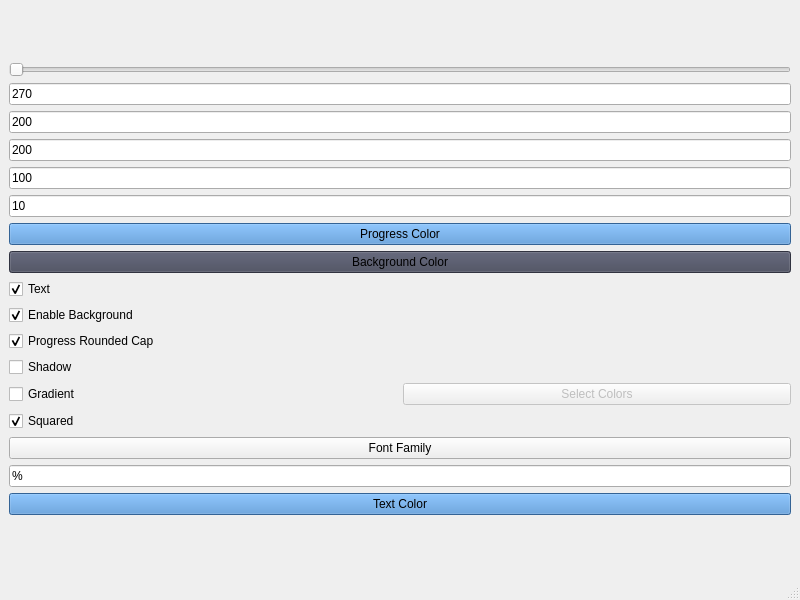
<?xml version="1.0" encoding="UTF-8"?>
<ui version="4.0">
 <class>MainWindow</class>
 <widget class="QMainWindow" name="MainWindow">
  <property name="geometry">
   <rect>
    <x>0</x>
    <y>0</y>
    <width>800</width>
    <height>600</height>
   </rect>
  </property>
  <property name="windowTitle">
   <string>MainWindow</string>
  </property>
  <widget class="QWidget" name="centralwidget">
   <layout class="QGridLayout" name="gridLayout">
    <item row="0" column="0">
     <layout class="QHBoxLayout" name="horizontalLayout_2">
      <item>
       <layout class="QVBoxLayout" name="verticalLayout">
        <item>
         <widget class="QSlider" name="valueSlider">
          <property name="maximum">
           <number>100</number>
          </property>
          <property name="orientation">
           <enum>Qt::Horizontal</enum>
          </property>
         </widget>
        </item>
        <item>
         <widget class="QLineEdit" name="cirdularDegreeLE">
          <property name="text">
           <string>270</string>
          </property>
          <property name="placeholderText">
           <string>Circular Degree</string>
          </property>
         </widget>
        </item>
        <item>
         <widget class="QLineEdit" name="heightLE">
          <property name="text">
           <string>200</string>
          </property>
          <property name="placeholderText">
           <string>Height</string>
          </property>
         </widget>
        </item>
        <item>
         <widget class="QLineEdit" name="widthLE">
          <property name="text">
           <string>200</string>
          </property>
          <property name="placeholderText">
           <string>Width</string>
          </property>
         </widget>
        </item>
        <item>
         <widget class="QLineEdit" name="maxValueLE">
          <property name="text">
           <string>100</string>
          </property>
          <property name="placeholderText">
           <string>Max Value</string>
          </property>
         </widget>
        </item>
        <item>
         <widget class="QLineEdit" name="progressWidthLE">
          <property name="text">
           <string>10</string>
          </property>
          <property name="placeholderText">
           <string>Progress Width</string>
          </property>
         </widget>
        </item>
        <item>
         <widget class="QPushButton" name="progressColorButton">
          <property name="styleSheet">
           <string notr="true">QPushButton {
	background-color: #498bd1;
}</string>
          </property>
          <property name="text">
           <string>Progress Color</string>
          </property>
         </widget>
        </item>
        <item>
         <widget class="QPushButton" name="backgroundColorButton">
          <property name="styleSheet">
           <string notr="true">background-color: #44475a;</string>
          </property>
          <property name="text">
           <string>Background Color</string>
          </property>
         </widget>
        </item>
        <item>
         <widget class="QCheckBox" name="textCheck">
          <property name="text">
           <string>Text</string>
          </property>
          <property name="checked">
           <bool>true</bool>
          </property>
         </widget>
        </item>
        <item>
         <widget class="QCheckBox" name="enableBgCheck">
          <property name="text">
           <string>Enable Background</string>
          </property>
          <property name="checked">
           <bool>true</bool>
          </property>
         </widget>
        </item>
        <item>
         <widget class="QCheckBox" name="progressRoundedCheck">
          <property name="text">
           <string>Progress Rounded Cap</string>
          </property>
          <property name="checked">
           <bool>true</bool>
          </property>
         </widget>
        </item>
        <item>
         <widget class="QCheckBox" name="shadowCheck">
          <property name="text">
           <string>Shadow</string>
          </property>
          <property name="checked">
           <bool>false</bool>
          </property>
         </widget>
        </item>
        <item>
         <layout class="QHBoxLayout" name="horizontalLayout">
          <item>
           <widget class="QCheckBox" name="gradientCheck">
            <property name="text">
             <string>Gradient</string>
            </property>
            <property name="checked">
             <bool>false</bool>
            </property>
           </widget>
          </item>
          <item>
           <widget class="QPushButton" name="gradientButton">
            <property name="enabled">
             <bool>false</bool>
            </property>
            <property name="text">
             <string>Select Colors</string>
            </property>
           </widget>
          </item>
         </layout>
        </item>
        <item>
         <widget class="QCheckBox" name="squareCheck">
          <property name="text">
           <string>Squared</string>
          </property>
          <property name="checked">
           <bool>true</bool>
          </property>
         </widget>
        </item>
        <item>
         <widget class="QPushButton" name="fontFamilyButton">
          <property name="text">
           <string>Font Family</string>
          </property>
         </widget>
        </item>
        <item>
         <widget class="QLineEdit" name="suffixLE">
          <property name="text">
           <string>%</string>
          </property>
          <property name="placeholderText">
           <string>Suffix</string>
          </property>
         </widget>
        </item>
        <item>
         <widget class="QPushButton" name="textColorButton">
          <property name="styleSheet">
           <string notr="true">background-color: #498bd1;
</string>
          </property>
          <property name="text">
           <string>Text Color</string>
          </property>
         </widget>
        </item>
       </layout>
      </item>
     </layout>
    </item>
   </layout>
  </widget>
  <widget class="QMenuBar" name="menubar">
   <property name="geometry">
    <rect>
     <x>0</x>
     <y>0</y>
     <width>800</width>
     <height>22</height>
    </rect>
   </property>
  </widget>
  <widget class="QStatusBar" name="statusbar"/>
 </widget>
 <resources/>
 <connections/>
</ui>
